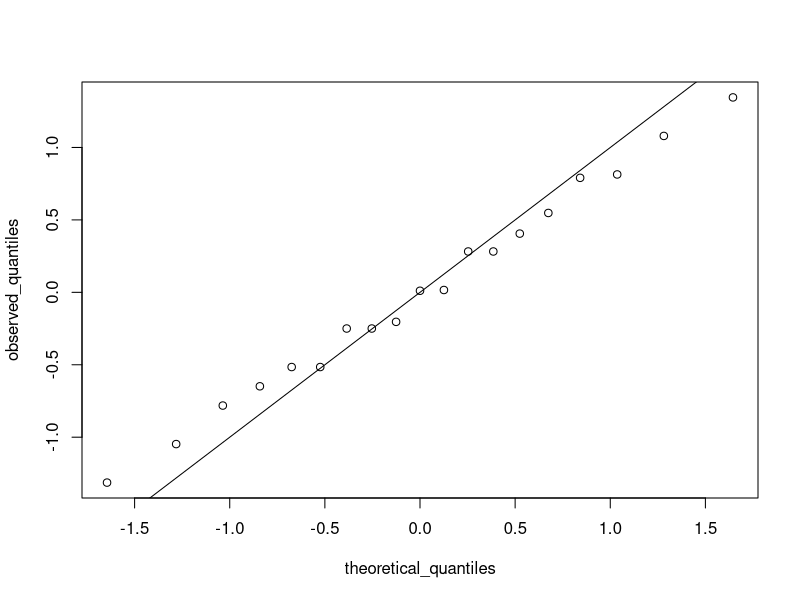

Reproduce this figure in R.
library(dslabs)
data(heights)
library(tidyverse)

x <- heights$height[heights$sex == "Female"]
z <- scale(x)
p <- seq(0.05, 0.95, 0.05)

observed_quantiles <- quantile(z, p)
theoretical_quantiles <- qnorm(p)
plot(theoretical_quantiles, observed_quantiles)
abline(0, 1)
